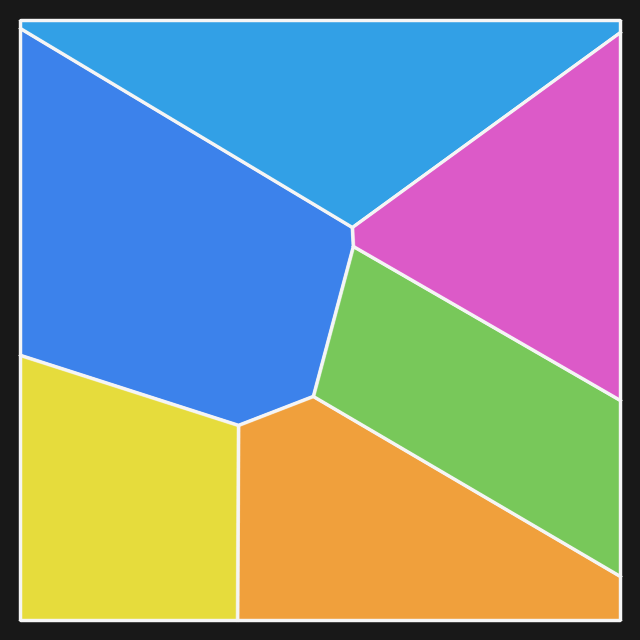
#> input picture 纹理拼合/示例_不规则/assembled.png, 640 x 640 px
$ python gen_torn_scatter.py --image '../../../纹理拼合/示例_不规则/assembled.png'
#> lines starting #> are read from the running program, lines starting #| are printed output that depends on the picture; after the words box and inside, x2 and y2 are one past the last pixel; in counts of white or black regions, pixels touching at a corner belong together
### 拼图还原项目/src/jigsaw_poly_solve.py
"""多片随机拼图求解（换算法版）——针对「几十片 + 任意旋转」的散落碎片。

旧流水线（beam_search/缺口双射）是为 2~7 片调的，几十片会组合爆炸、顶到 150s 上限还拼不出。
这里换一套思路，利用「拼图碎片是凸多边形、相邻两片共享同一条边（长度精确相等）」这个结构：

  1) Voronoi 把信纸切成 N 片凸多边形（测试用；真实场景这一步换成分割出的多边形）
  2) 每片随机旋转 + 随机平移散开（不重叠）——模拟拍照后碎片乱摆
  3) 求解：对每条边按「长度相等」找唯一对边（相邻两片共享边 → 长度零误差），
     把其中一片按刚体变换（纯旋转+平移，不镜像）贴到另一片边上，BFS 逐片长出来
  4) 渲染复原图；用 shapely 校验重叠/空洞

用法:
  python src/jigsaw_poly_solve.py --n 60 --seed 7 \
      --image 拼图还原项目/svg_tool/test_out/letter_h5.png --out 拼图还原项目/svg_tool/test_out/poly_solve
"""
from __future__ import annotations

import argparse
import json
import pathlib
import time

import numpy as np
from scipy.spatial import Voronoi

try:
    from shapely.geometry import Polygon as SPoly
    from shapely.ops import unary_union
    _HAS_SHAPELY = True
except Exception:
    _HAS_SHAPELY = False


# ---------------------------------------------------------------- 基础几何
def poly_area(p):
    p = np.asarray(p, float)
    x, y = p[:, 0], p[:, 1]
    return 0.5 * abs(np.dot(x, np.roll(y, -1)) - np.dot(y, np.roll(x, -1)))


# [4 lines left out: function _signed_area, not called in this run]


def poly_centroid(p):
    p = np.asarray(p, float)
    x, y = p[:, 0], p[:, 1]
    xn, yn = np.roll(x, -1), np.roll(y, -1)
    cr = x * yn - xn * y
    a = cr.sum()
    if abs(a) < 1e-9:
        return p.mean(0)
    cx = ((x + xn) * cr).sum() / (3 * a)
    cy = ((y + yn) * cr).sum() / (3 * a)
    return np.array([cx, cy])


def _clip_half(poly, a, b, c):
    """保留 a*x+b*y+c<=0 的部分（Sutherland-Hodgman）。"""
    out = []
    n = len(poly)
    for i in range(n):
        p = poly[i]; q = poly[(i + 1) % n]
        dp = a * p[0] + b * p[1] + c
        dq = a * q[0] + b * q[1] + c
        if dp <= 0:
            out.append([p[0], p[1]])
        if (dp < 0 < dq) or (dq < 0 < dp):
            t = dp / (dp - dq)
            out.append([p[0] + t * (q[0] - p[0]), p[1] + t * (q[1] - p[1])])
    return out


def clip_rect(poly, S):
    poly = _clip_half(poly, -1, 0, 0)       # x>=0
    poly = _clip_half(poly, 1, 0, -S)       # x<=S
    poly = _clip_half(poly, 0, -1, 0)       # y>=0
    poly = _clip_half(poly, 0, 1, -S)       # y<=S
    return poly


# [12 lines left out: function convex_overlap, not called in this run]


def transform(poly, R, t):
    return np.asarray(poly, float) @ R.T + t


def rot(theta):
    c, s = np.cos(theta), np.sin(theta)
    return np.array([[c, -s], [s, c]])


# ---------------------------------------------------------------- 切分
def voronoi_cells(seeds, S):
    far = np.array([[-1, -1], [2, -1], [2, 2], [-1, 2],
                    [-1, 0.5], [2, 0.5], [0.5, -1], [0.5, 2]], float) * S
    vor = Voronoi(np.vstack([seeds, far]))
    cells = []
    for i in range(len(seeds)):
        reg = vor.regions[vor.point_region[i]]
        if not reg or -1 in reg:
            poly = [[0, 0], [S, 0], [S, S], [0, S]]
        else:
            poly = [vor.vertices[k].tolist() for k in reg]
        poly = clip_rect(poly, S)
        cells.append(np.asarray(poly, float))
    return cells


def make_cells(n, S, seed, lloyd=1):
    rng = np.random.default_rng(seed)
    seeds = rng.random((n, 2)) * S
    for _ in range(lloyd):
        cells = voronoi_cells(seeds, S)
        seeds = np.array([poly_centroid(c) if len(c) >= 3 else rng.random(2) * S for c in cells])
    cells = voronoi_cells(seeds, S)
    return [c for c in cells if len(c) >= 3 and poly_area(c) > 8]


# ---------------------------------------------------------------- 散开
# [210 lines left out: functions scatter, _edges, _rigid_fit, _samp, _shape_resid, _tex_continuity and 3 more, not called in this run]


def render_scatter(scat, scat_side, polys):
    import cv2
    cv2.imwrite(str(TMP_SCAT), scat)


# ---------------------------------------------------------------- main
TMP_SCAT = pathlib.Path("tmp_scat.png")


def read_color(p):
    import cv2
    return cv2.imdecode(np.fromfile(str(p), np.uint8), cv2.IMREAD_COLOR)


# [89 lines left out: functions write_color, main, not called in this run]


# [2 lines that do not run on import are left out]

### 拼图还原项目/svg_tool/tests/gen_torn_scatter.py
"""手撕散落生成器：把信纸撕成带「毛边/纤维」的碎片并随机旋转平移散开。

难点（相对干净 Voronoi 切割）：边缘不再是直线，而是锯齿 + 伸出的纸纤维"毛"——
会干扰分割（轮廓毛糙、纤维可能把相邻片连起来）与拼装（没有干净的等长直边）。

用法:
  python 拼图还原项目/svg_tool/tests/gen_torn_scatter.py --n 40 --seed 7 \
      --image 拼图还原项目/svg_tool/test_out/letter_h5.png --out 拼图还原项目/svg_tool/test_out/torn_scatter
"""
from __future__ import annotations
import argparse, json, pathlib, sys
import numpy as np
import cv2

sys.path.insert(0, str(pathlib.Path(__file__).resolve().parents[2] / "src"))
import jigsaw_poly_solve as J


def rd(p): return cv2.imdecode(np.fromfile(str(p), np.uint8), cv2.IMREAD_COLOR)
#> called with p = '../../../纹理拼合/示例_不规则/assembled.png'
#> returned value is the input picture: shape (640, 640, 3); mean B, G, R 145.5, 145.2, 132.4
def wr(p, im): cv2.imencode(pathlib.Path(p).suffix or ".png", im)[1].tofile(str(p))


def ragged(poly, amp, rng):
    """把多边形每条边打成锯齿/纤维状（多频抖动 + 高频毛刺）。"""
    out = []
    m = len(poly)
    for i in range(m):
        a = poly[i]; b = poly[(i + 1) % m]
        L = np.linalg.norm(b - a)
        nb = max(3, int(L / 5))
        d = (b - a) / (L or 1.0); nx, ny = -d[1], d[0]
        for t in np.linspace(0, 1, nb, endpoint=False):
            base = a + (b - a) * t
            off = amp * rng.normal() * 0.7 + amp * 0.8 * np.sin(t * np.pi * 3.0 + i)
            out.append(base + np.array([nx, ny]) * off)
    return np.asarray(out, float)


def hairs_for(poly, rng, n=26, length=(4, 13)):
    """沿边界随机长出细纤维（短线段，端点略抖）。"""
    m = len(poly); hs = []
    for _ in range(n):
        i = rng.integers(m)
        a = poly[i]; b = poly[(i + 1) % m]
        t = rng.random(); p = a + (b - a) * t
        d = b - a; L = np.linalg.norm(d) or 1.0
        nx, ny = -d[1] / L, d[0] / L
        sgn = 1 if rng.random() > 0.5 else -1
        ln = rng.uniform(*length)
        q = p + np.array([nx, ny]) * sgn * ln + rng.normal(0, 1.5, 2)
        hs.append((p, q))
    return hs


def main():
    ap = argparse.ArgumentParser()
    ap.add_argument("--n", type=int, default=40)
    ap.add_argument("--seed", type=int, default=7)
    ap.add_argument("--image", default="拼图还原项目/svg_tool/test_out/letter_h5.png")
    ap.add_argument("--out", default="拼图还原项目/svg_tool/test_out/torn_scatter")
    ap.add_argument("--amp", type=float, default=3.0, help="毛边锯齿幅度(px)")
    ap.add_argument("--hairs", type=int, default=26, help="每片纤维数")
    args = ap.parse_args()

    tex = rd(args.image)
    if tex is None:
        print("读不到纹理", args.image); return 1
    S = tex.shape[0]
#> S = 640
    rng = np.random.default_rng(args.seed)

    cells = J.make_cells(args.n, S, args.seed)
    h, w = tex.shape[:2]

    # 每片：锯齿多边形 + 纤维 + 自带纹理的小 patch
    pieces = []
    for cell in cells:
        rag = ragged(cell, args.amp, rng)
        cen = J.poly_centroid(rag)
        hs = hairs_for(rag, rng, n=args.hairs)
        x0 = int(np.floor(rag[:, 0].min())) - 2; y0 = int(np.floor(rag[:, 1].min())) - 2
        x1 = int(np.ceil(rag[:, 0].max())) + 2; y1 = int(np.ceil(rag[:, 1].max())) + 2
        x0 = max(0, x0); y0 = max(0, y0); x1 = min(w, x1); y1 = min(h, y1)
        pw, ph = x1 - x0, y1 - y0
        rel = rag - [x0, y0]
        body = np.zeros((ph, pw), np.uint8)
        cv2.fillPoly(body, [np.round(rel).astype(np.int32)], 255)
        hair = np.zeros((ph, pw), np.uint8)
        for p0, p1 in hs:
            cv2.line(hair, tuple(np.round(p0 - [x0, y0]).astype(int)),
                     tuple(np.round(p1 - [x0, y0]).astype(int)), 255, 1)
        alpha = np.maximum(body, hair)
        color = tex[y0:y1, x0:x1].copy()
        paper = np.array([242, 249, 250], np.uint8)          # 纸色(纤维区域)
        color = np.where((body > 0)[..., None], color, paper)
        pieces.append({"rag": rag, "cen": cen, "bbox": (x0, y0), "color": color, "alpha": alpha})
#> this loop made 40 passes
#> pass 1, in main, `color = np.where((body > 0)[..., None], color, paper)`:
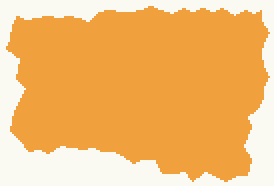
#> color: shape (93, 137, 3) (shown 2 times larger); mean B, G, R 112.6, 185.7, 242.9
#> pass 2, in main, `color = np.where((body > 0)[..., None], color, paper)`:
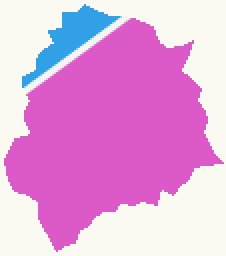
#> color: shape (128, 113, 3) (shown 2 times larger); mean B, G, R 220.2, 164.4, 226.1
#> after the loop:
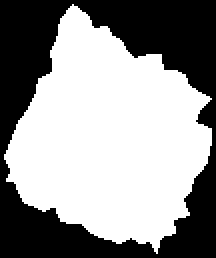
#> body: shape (129, 108) (shown 2 times larger); 57.8% white; 1 black region, box (x1, y1, x2, y2) and area: (0, 0, 108, 129) 5879
#> after the loop:
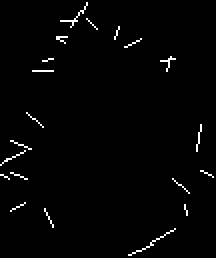
#> hair: shape (129, 108) (shown 2 times larger); 1.6% white in thin lines or dots

    # 散开：按面积大优先，凸包(SAT/相交) 保证不重叠，留小缝（纤维会探进缝里 → 干扰）
    from shapely.geometry import Polygon
    order = sorted(range(len(pieces)), key=lambda i: -J.poly_area(pieces[i]["rag"]))
    side = int(S * 1.9)
    bg = np.full((side, side, 3), (120, 82, 60), np.uint8)   # 蓝灰背景(BGR)
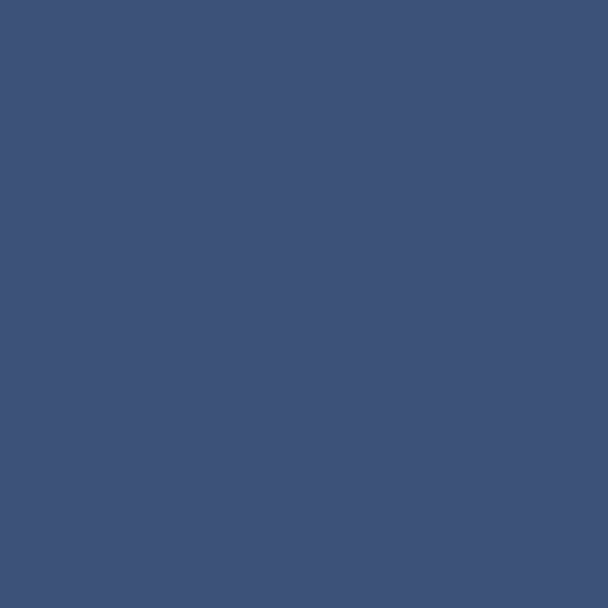
#> bg: shape (1216, 1216, 3) (shown at 1/2 size); mean of channels 0, 1, 2 120, 82, 60; drawn as B, G, R
    placed_hulls = []
    gt = 0
    for idx in order:
        pc = pieces[idx]
        rad = np.max(np.linalg.norm(pc["rag"] - pc["cen"], axis=1)) + 16
        for _t in range(4000):
            theta = rng.uniform(0, 2 * np.pi)
            cx = rad + rng.random() * (side - 2 * rad)
            cy = rad + rng.random() * (side - 2 * rad)
            R = J.rot(theta)
            poly_t = (pc["rag"] - pc["cen"]) @ R.T + [cx, cy]
            hull = Polygon(poly_t).convex_hull.buffer(6)      # 留 6px 缝
            if hull.bounds[0] < 0 or hull.bounds[1] < 0 or hull.bounds[2] > side or hull.bounds[3] > side:
                continue
            if any(hull.intersects(ph) for ph in placed_hulls):
                continue
            placed_hulls.append(hull)
            # 贴纹理：patch 局部坐标 -> 散落坐标
            bx, by = pc["bbox"]
            M = np.array([[R[0, 0], R[0, 1], (R @ (np.array([bx, by]) - pc["cen"]))[0] + cx],
                          [R[1, 0], R[1, 1], (R @ (np.array([bx, by]) - pc["cen"]))[1] + cy]], float)
            colw = cv2.warpAffine(pc["color"], M, (side, side), flags=cv2.INTER_LINEAR)
            alw = cv2.warpAffine(pc["alpha"], M, (side, side), flags=cv2.INTER_NEAREST)
            m3 = (alw > 0)[..., None]
            bg = np.where(m3, colw, bg)
            gt += 1
            break
        else:
            raise RuntimeError("摆放失败：画布太小")
#> this loop made 40 passes
#> idx on passes 1 to 12: 25, 23, 38, 6, 26, 7, 19, 10, 37, 36, 28, 16
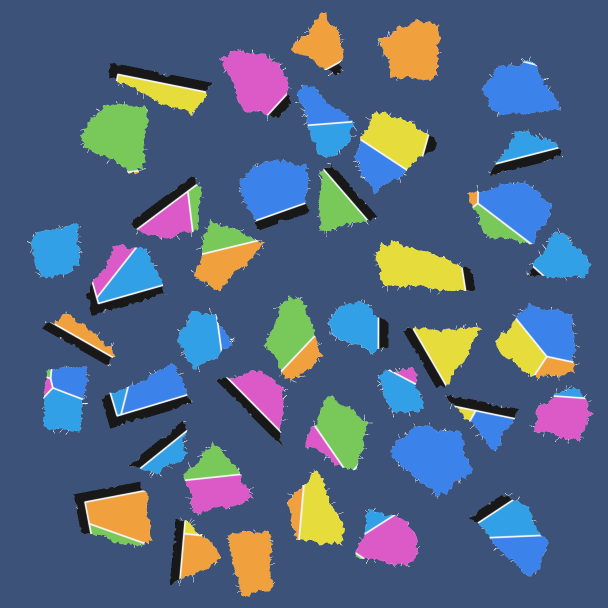
#> bg: shape (1216, 1216, 3) (shown at 1/2 size); mean of channels 0, 1, 2 127.8, 100.4, 81; drawn as B, G, R
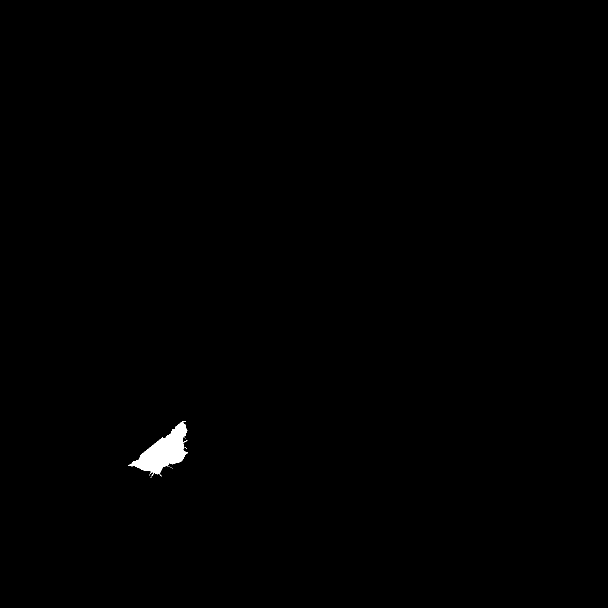
#> m3: shape (1216, 1216, 1) bool (shown at 1/2 size); 0.37% white; 10 white regions (9 under 20 px), largest, box (x1, y1, x2, y2) and area: (256, 842, 375, 953) 5522

    outdir = pathlib.Path(args.out); outdir.mkdir(parents=True, exist_ok=True)
    wr(outdir / "torn_scatter.png", bg)
    (outdir / "gt.json").write_text(json.dumps({"pieces": gt, "n": args.n, "amp": args.amp,
                                                "hairs": args.hairs}, ensure_ascii=False), encoding="utf-8")
    print(f"手撕散落：{gt} 片（锯齿 amp={args.amp}px，每片纤维 {args.hairs} 根）→ {outdir/'torn_scatter.png'}")
#| 手撕散落：40 片（锯齿 amp=3.0px，每片纤维 26 根）→ 拼图还原项目/svg_tool/test_out/torn_scatter/torn_scatter.png
    return 0


if __name__ == "__main__":
    raise SystemExit(main())
#> (the program exits here)
